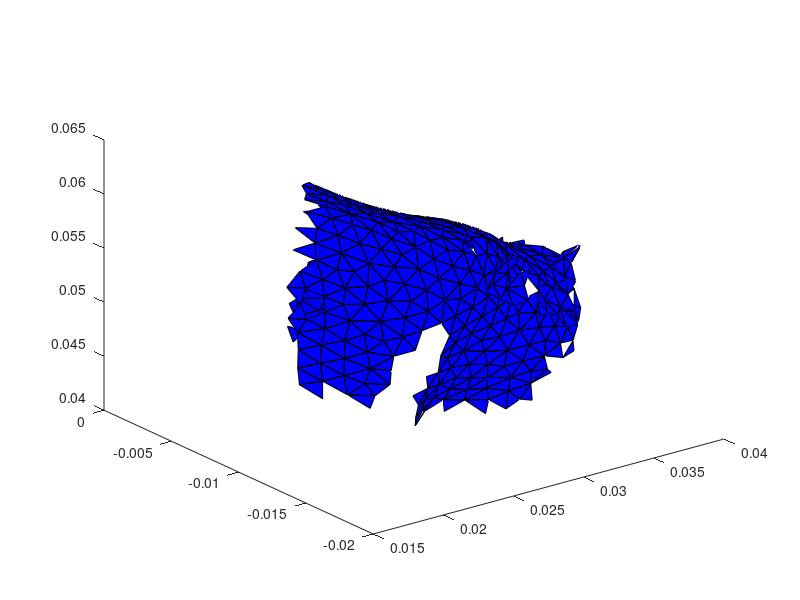

The MATLAB source for this figure:
load roi_for_bas
P.Vertices=ROI.node';
P.Faces=ROI.face';
P.FaceVertexCData=ROI.field';
figure;
P.FaceColor='b'
ph=patch(P);
hold on;
i_del=0;
%now loop over all Faces
for i=1:size(P.Faces,1)
    tri=fill3(P.Vertices(P.Faces(i,:),1), P.Vertices(P.Faces(i,:),2), P.Vertices(P.Faces(i,:),3),'r');
    disp(sprintf('Triangle %i',i));
    s=input('Include triangle (y/n)','s');
    if s=='n'
        i_del=i_del+1;
        dellist(i_del)=i;
    end 
    delete(tri);
end
    